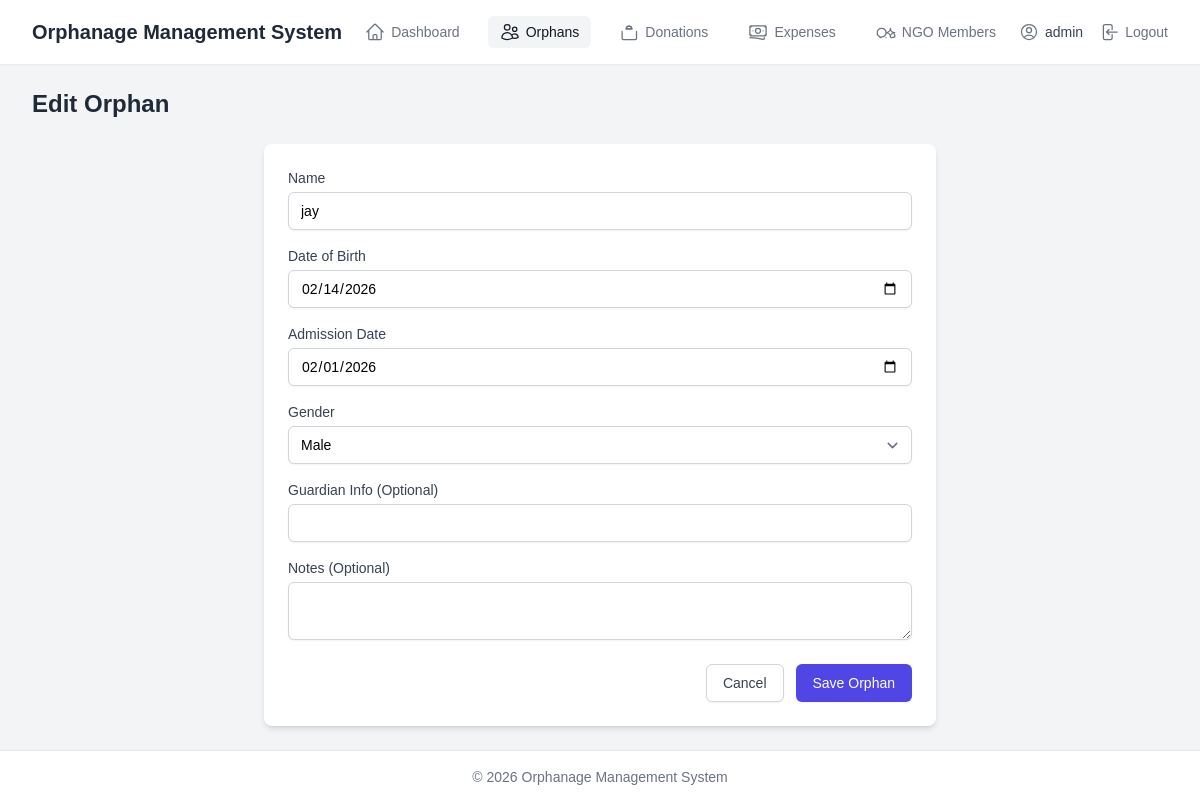
Screenshot of /orphans/edit/2 (signed in) with the database file from the repository.
### app/models.py (models this page shows, shortened)
class Admin(UserMixin, db.Model):
    id = db.Column(db.Integer, primary_key=True)
    username = db.Column(db.String(64), index=True, unique=True, nullable=False)
    password_hash = db.Column(db.String(256), nullable=False) # Increased length for hash

class Orphan(db.Model):
    id = db.Column(db.Integer, primary_key=True)
    name = db.Column(db.String(100), nullable=False)
    date_of_birth = db.Column(db.Date, nullable=False)
    admission_date = db.Column(db.Date, nullable=False, default=datetime.utcnow)
    gender = db.Column(db.String(10), nullable=False) # e.g., 'Male', 'Female', 'Other'
    guardian_info = db.Column(db.String(200), nullable=True)
    notes = db.Column(db.Text, nullable=True)
    created_at = db.Column(db.DateTime, default=datetime.utcnow)

### app/routes.py (the view)
@bp.route('/orphans/edit/<int:id>', methods=['GET', 'POST'])
@login_required
def edit_orphan(id):
    orphan = Orphan.query.get_or_404(id)
    form = OrphanForm(obj=orphan) # Pre-populate form with orphan data
    if form.validate_on_submit():
        form.populate_obj(orphan) # Update model directly from form
        try:
            db.session.commit()
            flash('Orphan updated successfully!', 'success')
            return redirect(url_for('main.list_orphans'))
        except Exception as e:
            db.session.rollback()
            current_app.logger.error(f"Error updating orphan {id}: {e}", exc_info=True)
            flash('Error updating orphan. Please check the details and try again.', 'danger')
    elif request.method == 'GET':
        form.date_of_birth.data = orphan.date_of_birth
        form.admission_date.data = orphan.admission_date
    return render_template('orphans/form.html', title='Edit Orphan', form=form, form_action=url_for('main.edit_orphan', id=id))

### app/forms.py
class OrphanForm(FlaskForm):
    name = StringField('Name', validators=[DataRequired(), Length(max=100)])
    date_of_birth = DateField('Date of Birth', format='%Y-%m-%d', validators=[DataRequired()])
    admission_date = DateField('Admission Date', format='%Y-%m-%d', validators=[DataRequired()])
    gender = SelectField('Gender', choices=[('Male', 'Male'), ('Female', 'Female'), ('Other', 'Other')], validators=[DataRequired()])
    guardian_info = StringField('Guardian Info (Optional)', validators=[Optional(), Length(max=200)])
    notes = TextAreaField('Notes (Optional)', validators=[Optional()])
    submit = SubmitField('Save Orphan')

### app/models.py (called while the page is built)
@login_manager.user_loader
def load_user(user_id):
    return Admin.query.get(int(user_id))

### app/routes.py (called while the page is built)
@bp.app_context_processor
def inject_utility_processor():
    return dict(
        format_currency=format_currency,
        now=datetime.utcnow  # Use utcnow for consistency
    )

### app/templates/Orphans/form.html (shortened to what this page needs)
{% extends "base.html" %}
{% macro render_field(field) %}
  <div class="mb-4">
    {{ field.label(class="block text-sm font-medium text-gray-700 mb-1") }}
    {{ field(class="mt-1 block w-full rounded-md border-gray-300 shadow-sm focus:border-indigo-500 focus:ring-indigo-500 sm:text-sm " + ('border-red-500' if field.errors else ''), **kwargs) }}
  </div>
{% endmacro %}
{% block content %}
<h1 class="text-2xl font-bold text-gray-800 mb-6">{{ title }}</h1>
<div class="bg-white p-6 rounded-lg shadow-md max-w-2xl mx-auto">
    <form action="{{ form_action }}" method="POST" novalidate>
        {{ render_field(form.name) }}
        {{ render_field(form.date_of_birth, type='date') }}
        {{ render_field(form.admission_date, type='date') }}
        {{ render_field(form.gender) }}
        {{ render_field(form.guardian_info) }}
        {{ render_field(form.notes) }}
         <div class="flex justify-end space-x-3 mt-6">
             <a href="{{ url_for('main.list_orphans') }}" class="inline-flex justify-center py-2 px-4 border border-gray-300 rounded-md shadow-sm bg-white text-sm font-medium text-gray-700 hover:bg-gray-50 focus:outline-none focus:ring-2 focus:ring-offset-2 focus:ring-indigo-500">
                Cancel
             </a>
            {{ form.submit(class="inline-flex justify-center py-2 px-4 border border-transparent shadow-sm text-sm font-medium rounded-md text-white bg-indigo-600 hover:bg-indigo-700 focus:outline-none focus:ring-2 focus:ring-offset-2 focus:ring-indigo-500") }}
        </div>
    </form>
</div>
{% endblock %}

### app/templates/base.html (shortened to what this page needs)
<!DOCTYPE html>
<html lang="en">
<head>
    <script src="https://cdn.tailwindcss.com?plugins=forms"></script>
</head>
<body class="bg-gray-100 flex flex-col min-h-screen">
    {% block navbar %}
    {% if current_user.is_authenticated %}
    <nav class="bg-white shadow-sm">
        <div class="max-w-7xl mx-auto px-4 sm:px-6 lg:px-8">
            <div class="flex justify-between items-center h-16">
                <div class="flex-shrink-0 flex items-center">
                    <span class="text-xl font-bold text-gray-800">Orphanage Management System</span>
                </div>
                <div class="flex items-center space-x-2 sm:space-x-4">
                    <a href="{{ url_for('main.dashboard') }}"
                       class="flex items-center px-3 py-1.5 rounded-md text-sm font-medium
                              {% if request.endpoint == 'main.dashboard' %}
                                  bg-gray-100 text-gray-900
                              {% else %}
                                  text-gray-500 hover:bg-gray-50 hover:text-gray-700
                              {% endif %}">
                        Dashboard
                    </a>
                    <a href="{{ url_for('main.list_orphans') }}"
                       class="flex items-center px-3 py-1.5 rounded-md text-sm font-medium
                              {% if request.endpoint == 'main.list_orphans' or request.endpoint == 'main.add_orphan' or request.endpoint == 'main.edit_orphan' %}
                                   bg-gray-100 text-gray-900
                              {% else %}
                                   text-gray-500 hover:bg-gray-50 hover:text-gray-700
                              {% endif %}">
                        Orphans
                    </a>
                     <a href="{{ url_for('main.list_donations') }}"
                        class="flex items-center px-3 py-1.5 rounded-md text-sm font-medium
                               {% if request.endpoint == 'main.list_donations' or request.endpoint == 'main.add_donation' or request.endpoint == 'main.edit_donation' %}
                                   bg-gray-100 text-gray-900
                               {% else %}
                                   text-gray-500 hover:bg-gray-50 hover:text-gray-700
                               {% endif %}">
                         Donations
                     </a>
                     <a href="{{ url_for('main.list_expenses') }}"
                        class="flex items-center px-3 py-1.5 rounded-md text-sm font-medium
                               {% if request.endpoint == 'main.list_expenses' or request.endpoint == 'main.add_expense' or request.endpoint == 'main.edit_expense' %}
                                   bg-gray-100 text-gray-900
                               {% else %}
                                   text-gray-500 hover:bg-gray-50 hover:text-gray-700
                               {% endif %}">
                         Expenses
                     </a>
                     <a href="{{ url_for('main.list_members') }}"
                        class="flex items-center px-3 py-1.5 rounded-md text-sm font-medium
                               {% if request.endpoint == 'main.list_members' or request.endpoint == 'main.add_member' or request.endpoint == 'main.edit_member' %}
                                   bg-gray-100 text-gray-900
                               {% else %}
                                   text-gray-500 hover:bg-gray-50 hover:text-gray-700
                               {% endif %}">
                         NGO Members
                     </a>
                </div>
                <div class="flex items-center space-x-4">
                     <span class="flex items-center text-sm text-gray-700">
                         {{ current_user.username }}
                     </span>
                     <a href="{{ url_for('main.logout') }}" class="flex items-center text-sm text-gray-500 hover:text-gray-700">
                         Logout
                     </a>
                </div>
            </div>
        </div>
    </nav>
    {% endif %}
    {% endblock navbar %}
    <main class="flex-grow">
         {% block main_content_override %}
            <div class="max-w-7xl mx-auto py-6 sm:px-6 lg:px-8">
                 {% block content %}{% endblock %}
             </div>
         {% endblock main_content_override %}
    </main>
    {% block footer %}
    <footer class="text-center text-sm text-gray-500 py-4 mt-auto border-t bg-white">
        © {{ now().year }} Orphanage Management System
    </footer>
    {% endblock footer %}
</body>
</html>

### app/templates/base.html (style rules this page uses)
body { font-family: sans-serif; }

### rows the page displays
Admin: username "admin"
Orphan: name "jay", date_of_birth "02/14/2026", admission_date "02/01/2026", gender "Male"

### other values shown
{{ title }} "Edit Orphan"
{{ field.label(class="block text-sm font-medium text-gray-700 mb-1") }} "Name Date of Birth Admission Date Gender Guardian Info (Optional) Notes (Optional)"
